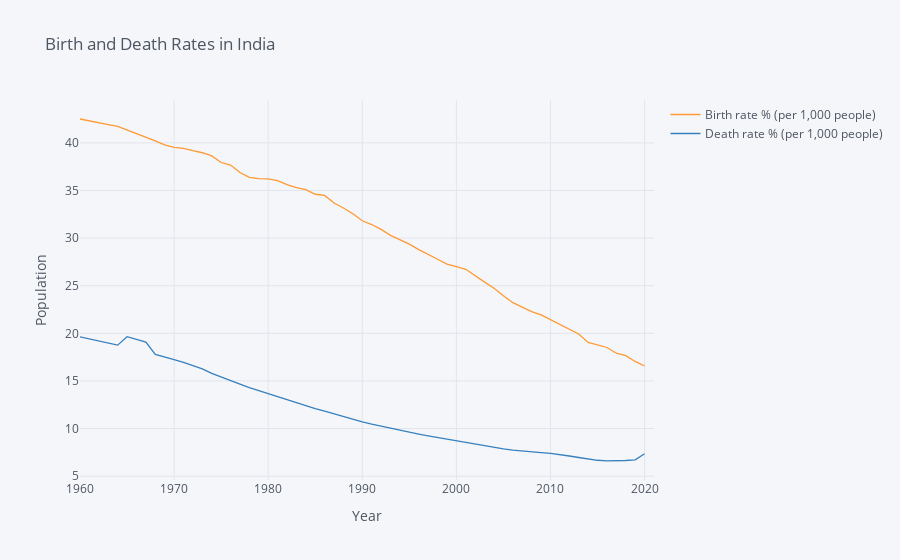

Notebook code for this chart:
### Code cell
IND_Birth_Death = wbdata.get_dataframe({'SP.DYN.CBRT.IN': 'Birth rate % (per 1,000 people)',
                            'SP.DYN.CDRT.IN': 'Death rate % (per 1,000 people)'}, country="IND")
                                       
IND_Birth_Death.index = IND_Birth_Death.index.rename('year')
IND_Birth_Death.index = IND_Birth_Death.index.astype(int)   
IND_Birth_Death.iplot(title="Birth and Death Rates in India",yTitle='Population',xTitle='Year')

### Figure 1 — Plotly figure (JSON) as saved in the notebook; plotly's stock layout.template omitted (floating-point values rounded to 4 significant figures)
{"data": [{"line": {"color": "rgba(255, 153, 51, 1.0)", "dash": "solid", "shape": "linear", "width": 1.3}, "mode": "lines", "name": "Birth rate % (per 1,000 people)", "text": "", "type": "scatter", "x": [2021, 2020, 2019, 2018, 2017, 2016, 2015, 2014, 2013, 2012, 2011, 2010, 2009, 2008, 2007, 2006, 2005, 2004, 2003, 2002, 2001, 2000, 1999, 1998, 1997, 1996, 1995, 1994, 1993, 1992, 1991, 1990, 1989, 1988, 1987, 1986, 1985, 1984, 1983, 1982, 1981, 1980, 1979, 1978, 1977, 1976, 1975, 1974, 1973, 1972, 1971, 1970, 1969, 1968, 1967, 1966, 1965, 1964, 1963, 1962, 1961, 1960], "y": ["", 16.57, 17.05, 17.65, 17.91, 18.51, 18.77, 19.05, 19.93, 20.42, 20.95, 21.44, 21.93, 22.28, 22.71, 23.22, 23.94, 24.73, 25.38, 26.08, 26.73, 27.0, 27.26, 27.78, 28.27, 28.79, 29.36, 29.84, 30.29, 30.91, 31.42, 31.82, 32.55, 33.17, 33.68, 34.48, 34.6, 35.09, 35.3, 35.6, 36.02, 36.21, 36.25, 36.38, 36.89, 37.66, 37.94, 38.63, 38.96, 39.17, 39.43, 39.53, 39.79, 40.21, 40.59, 40.92, 41.35, 41.72, 41.91, 42.1, 42.29, 42.51]}, {"line": {"color": "rgba(55, 128, 191, 1.0)", "dash": "solid", "shape": "linear", "width": 1.3}, "mode": "lines", "name": "Death rate % (per 1,000 people)", "text": "", "type": "scatter", "x": [2021, 2020, 2019, 2018, 2017, 2016, 2015, 2014, 2013, 2012, 2011, 2010, 2009, 2008, 2007, 2006, 2005, 2004, 2003, 2002, 2001, 2000, 1999, 1998, 1997, 1996, 1995, 1994, 1993, 1992, 1991, 1990, 1989, 1988, 1987, 1986, 1985, 1984, 1983, 1982, 1981, 1980, 1979, 1978, 1977, 1976, 1975, 1974, 1973, 1972, 1971, 1970, 1969, 1968, 1967, 1966, 1965, 1964, 1963, 1962, 1961, 1960], "y": ["", 7.35, 6.71, 6.644, 6.593, 6.603, 6.67, 6.79, 6.96, 7.118, 7.267, 7.385, 7.479, 7.558, 7.642, 7.743, 7.876, 8.04, 8.188, 8.363, 8.558, 8.701, 8.875, 9.05, 9.229, 9.419, 9.612, 9.807, 10.02, 10.23, 10.46, 10.69, 10.96, 11.24, 11.52, 11.82, 12.1, 12.41, 12.72, 13.04, 13.37, 13.68, 13.96, 14.29, 14.66, 15.01, 15.38, 15.79, 16.27, 16.64, 16.94, 17.23, 17.51, 17.78, 19.08, 19.34, 19.64, 18.76, 18.96, 19.2, 19.45, 19.63]}], "layout": {"legend": {"bgcolor": "#F5F6F9", "font": {"color": "#4D5663"}}, "paper_bgcolor": "#F5F6F9", "plot_bgcolor": "#F5F6F9", "title": {"font": {"color": "#4D5663"}, "text": "Birth and Death Rates in India"}, "xaxis": {"gridcolor": "#E1E5ED", "showgrid": true, "tickfont": {"color": "#4D5663"}, "title": {"font": {"color": "#4D5663"}, "text": "Year"}, "zerolinecolor": "#E1E5ED"}, "yaxis": {"gridcolor": "#E1E5ED", "showgrid": true, "tickfont": {"color": "#4D5663"}, "title": {"font": {"color": "#4D5663"}, "text": "Population"}, "zerolinecolor": "#E1E5ED"}}}
